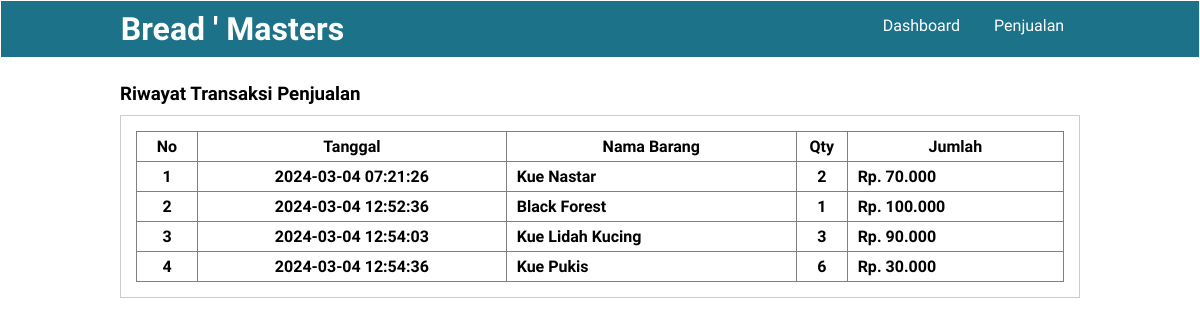
The page /penjualan.php (signed in) on the database as committed earlier.
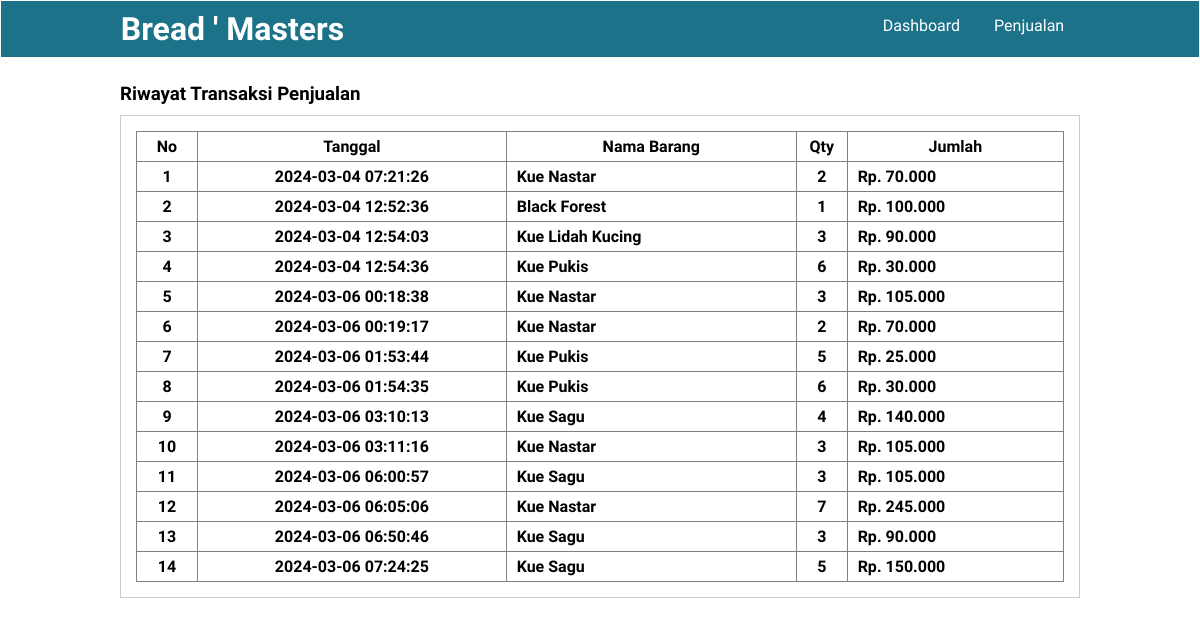
The same page on the database as committed later.
### tables this page shows
CREATE TABLE `penjualan` (
  `id_penjualan` int(11) NOT NULL,
  `id_toko` int(11) NOT NULL,
  `id_user` int(11) NOT NULL,
  `tanggal_penjualan` date NOT NULL,
  `id_pelanggan` int(11) NOT NULL,
  `nama_barang` varchar(255) NOT NULL,
  `qty` int(11) NOT NULL,
  `total` int(11) NOT NULL,
  `bayar` int(11) NOT NULL,
  `sisa` int(11) NOT NULL,
  `keterangan` varchar(100) NOT NULL,
  `created_at` timestamp NOT NULL DEFAULT current_timestamp() ON UPDATE current_timestamp()
);

### penjualan.php (the view, shortened to what this page needs)
<?php
include "koneksi.php";
    $query = mysqli_query($conn,'SELECT * FROM penjualan');
?>
<!DOCTYPE html>
<html lang="en">
<head>
    <link rel="stylesheet" href="dekorasi.css">
</head>
<body>
    <header>
        <div class="container">
        <h1>Bread ' Masters</h1>
        <ul>
            <li><a href="dashboard.php">Dashboard</a></li>
            <li><a href="penjualan.php">Penjualan</a></li>
        </ul>
        </div>
    </header>
    <div class="section">
        <div class="container">
            <h3>Riwayat Transaksi Penjualan</h3>
            <div class="box">
                <table border="1" cellspacing="0" class="table">
                    <thead>
                        <tr>
                            <th width="60px">No</th>
                            <th>Tanggal</th>
                            <th>Nama Barang</th>
                            <th>Qty</th>
                            <th>Jumlah</th>
                        </tr>
                    </thead>
                    <tbody>
                    <?php
                   $no = 1;
                   while($penjualan = mysqli_fetch_assoc($query)):?>
                    <tr>
                    <th><?php echo $no++ ?></th>
                    <th><?php echo $penjualan["created_at"] ?></th>
                    <td style="font-weight:600;"><?php echo $penjualan["nama_barang"] ?></td>
                    <th><?php echo $penjualan["qty"] ?></th>
                    <td style="font-weight:600;">Rp. <?= number_format($penjualan["total"], 0, ', ', '.') ?></td>
                       </tr>
                   <?php endwhile ?>
</body>
</html>

Rows that differ between the two databases and show on the page:
added penjualan: created_at "2024-03-06 00:18:38", nama_barang "Kue Nastar", qty "3", total "105.000"
added penjualan: created_at "2024-03-06 00:19:17", nama_barang "Kue Nastar", qty "2", total "70.000"
added penjualan: created_at "2024-03-06 01:53:44", nama_barang "Kue Pukis", qty "5", total "25.000"
added penjualan: created_at "2024-03-06 01:54:35", nama_barang "Kue Pukis", qty "6", total "30.000"
added penjualan: created_at "2024-03-06 03:10:13", nama_barang "Kue Sagu", qty "4", total "140.000"
added penjualan: created_at "2024-03-06 03:11:16", nama_barang "Kue Nastar", qty "3", total "105.000"
added penjualan: created_at "2024-03-06 06:00:57", nama_barang "Kue Sagu", qty "3", total "105.000"
added penjualan: created_at "2024-03-06 06:05:06", nama_barang "Kue Nastar", qty "7", total "245.000"
added penjualan: created_at "2024-03-06 06:50:46", nama_barang "Kue Sagu", qty "3", total "90.000"
added penjualan: created_at "2024-03-06 07:24:25", nama_barang "Kue Sagu", qty "5", total "150.000"
